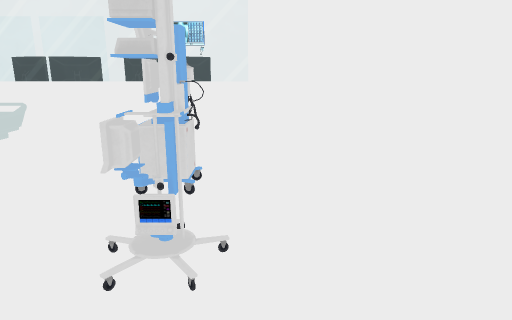
view 1 (above)

16 first-person views from a walk through a scene from a Unity 3-D project. The camera is 1.2 m above the floor, tilts 14° down and sees 70° across. Doors are open. The floor is counted in squares, 0.5 m on a side. Each view is taken from the middle of a square. On the plan, view 1 faces up. The plan holds only what a view shows up to about 20 squares ahead; the rest is blank.

view 2
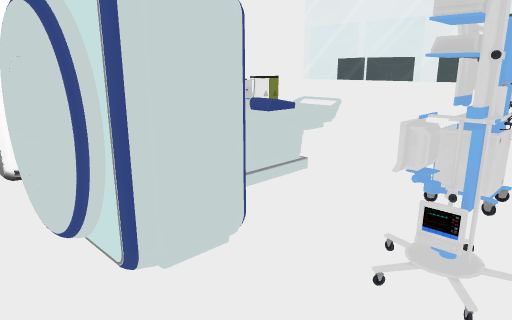

view 3
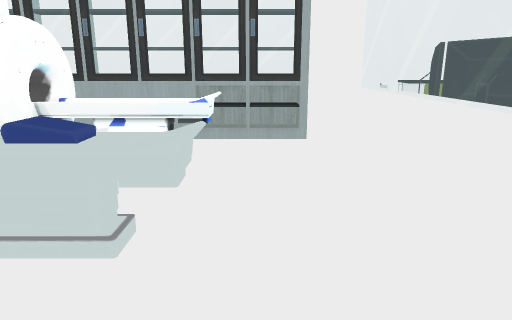

view 4
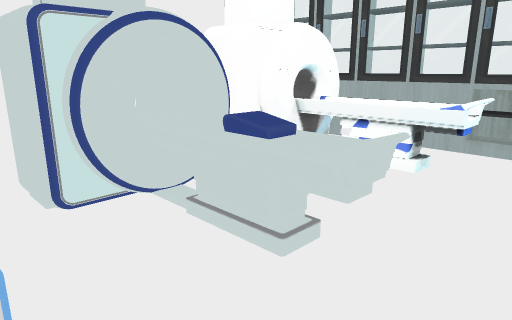

view 5
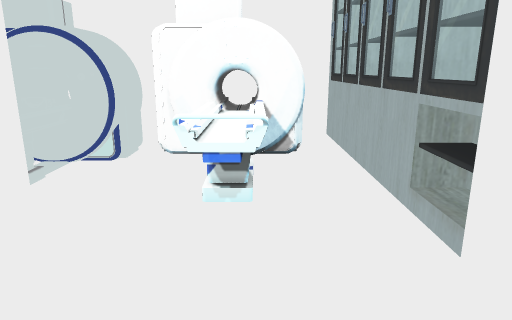

view 6
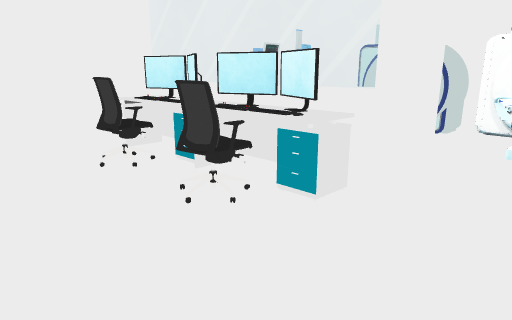

view 7
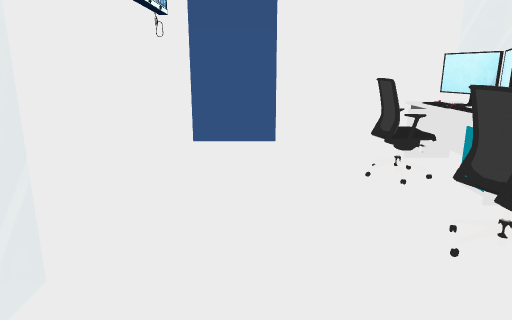

view 8
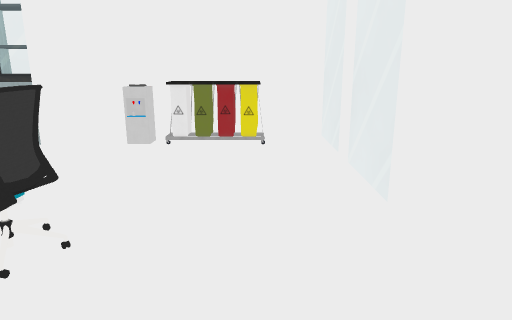

view 9
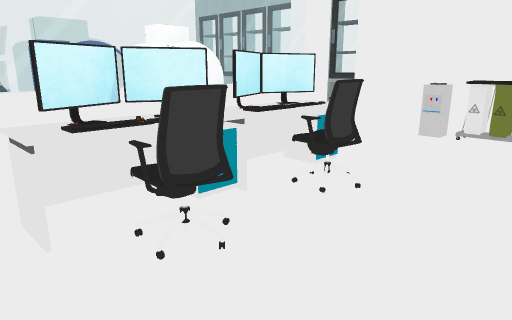

view 10
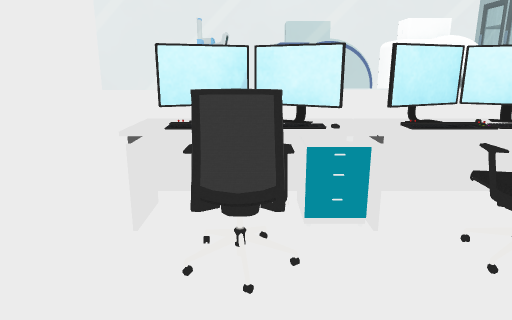

view 11
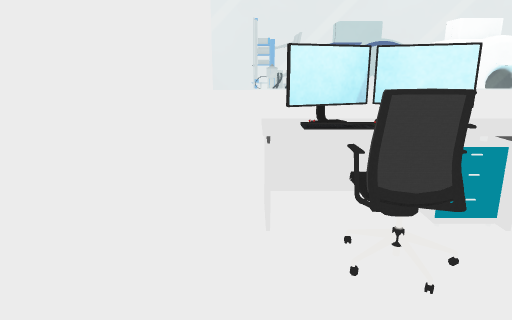

view 12
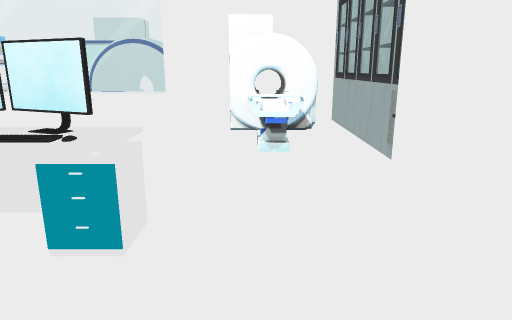

view 13
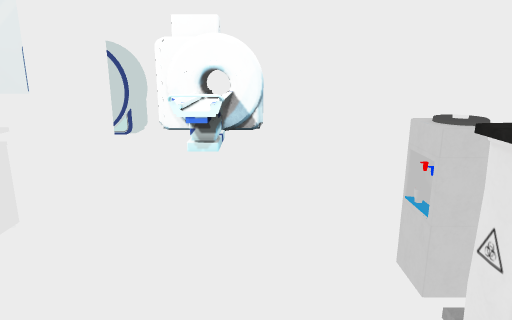

view 14
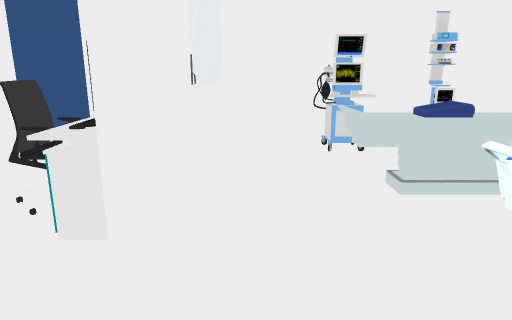

view 15
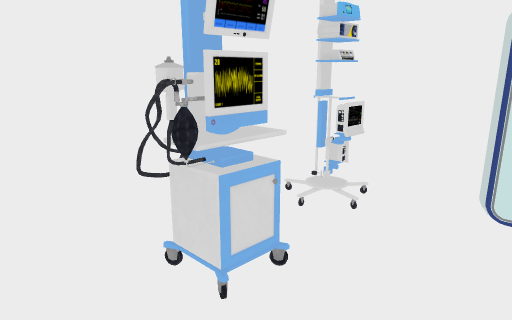

view 16
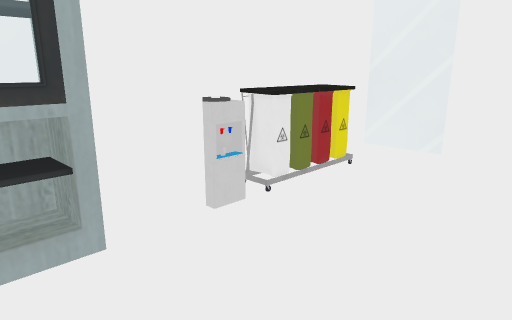

### Floor plan
Ten units are one square. View 1 is at (0, 0); x grows to the right and y downward. Boxes are objects, and circles mark ways between rooms. Rooms are numbered by the first view taken in them; rooms with no view inside come last. Other rooms are left out.
<svg viewBox="-160 -196 179 208">
<path fill="none" stroke="#000" d="M-124 -108 -137 -108 -137 7 9 7 9 -108 -96 -108M-147 -65 -147 -51M-147 -45 -147 -33M-147 -25 -147 -15M-147 -115 -147 -69M-96 -115 9 -115 9 -163M-147 -146 -147 -115M-148 -115 -124 -115M-147 -191 -147 -174M14 -191 -75 -191"/>
<rect x="-125" y="-85" width="40" height="80" fill="#bbb"><title>bed</title></rect>
<rect x="-85" y="-85" width="50" height="80" fill="#bbb"><title>machine</title></rect>
<rect x="-25" y="-55" width="20" height="20" fill="#bbb"><title>machine</title></rect>
<rect x="-25" y="-85" width="20" height="30" fill="#bbb"><title>machine</title></rect>
<rect x="-155" y="-175" width="20" height="40" fill="#bbb"><title>other object</title></rect>
<rect x="-145" y="-135" width="10" height="10" fill="#bbb"><title>other object</title></rect>
<rect x="-85" y="-125" width="20" height="10" fill="#bbb"><title>monitor</title></rect>
<rect x="-85" y="-135" width="10" height="10" fill="#bbb"><title>other object</title></rect>
<rect x="-75" y="-135" width="10" height="10" fill="#bbb"><title>keyboard</title></rect>
<rect x="-75" y="-145" width="20" height="10" fill="#bbb"><title>chair</title></rect>
<rect x="-65" y="-125" width="20" height="10" fill="#bbb"><title>monitor</title></rect>
<rect x="-65" y="-135" width="20" height="10" fill="#bbb"><title>other object</title></rect>
<rect x="-45" y="-125" width="10" height="10" fill="#bbb"><title>monitor</title></rect>
<rect x="-45" y="-135" width="20" height="10" fill="#bbb"><title>keyboard</title></rect>
<rect x="-35" y="-125" width="20" height="10" fill="#bbb"><title>monitor</title></rect>
<rect x="-35" y="-145" width="20" height="10" fill="#bbb"><title>chair</title></rect>
<rect x="-25" y="-135" width="10" height="10" fill="#bbb"><title>other object</title></rect>
<rect x="-15" y="-135" width="10" height="20" fill="#bbb"><title>other object</title></rect>
<circle cx="-110" cy="-110" r="3" fill="#2a7"/>
<text x="-60" y="-60">1</text>
<text x="-70" y="-150">2</text>
</svg>
Room 1 opens to room 2.

Where each view was taken, in squares from view 1:
view 1: 0 up, 0 right, facing up
view 2: 0 up, 0 right, facing up-left
view 3: 9 up, 1 left, facing left
view 4: 10 up, 2 left, facing down-left
view 5: 13 up, 11 left, facing down
view 6: 18 up, 12 left, facing down-right
view 7: 17 up, 11 left, facing right
view 8: 17 up, 2 left, facing left
view 9: 18 up, 0 right, facing down-left
view 10: 18 up, 3 left, facing down
view 11: 18 up, 1 left, facing down
view 12: 17 up, 10 left, facing down
view 13: 17 up, 12 left, facing down
view 14: 10 up, 13 left, facing right
view 15: 10 up, 5 left, facing down-right
view 16: 9 up, 9 left, facing up-left
